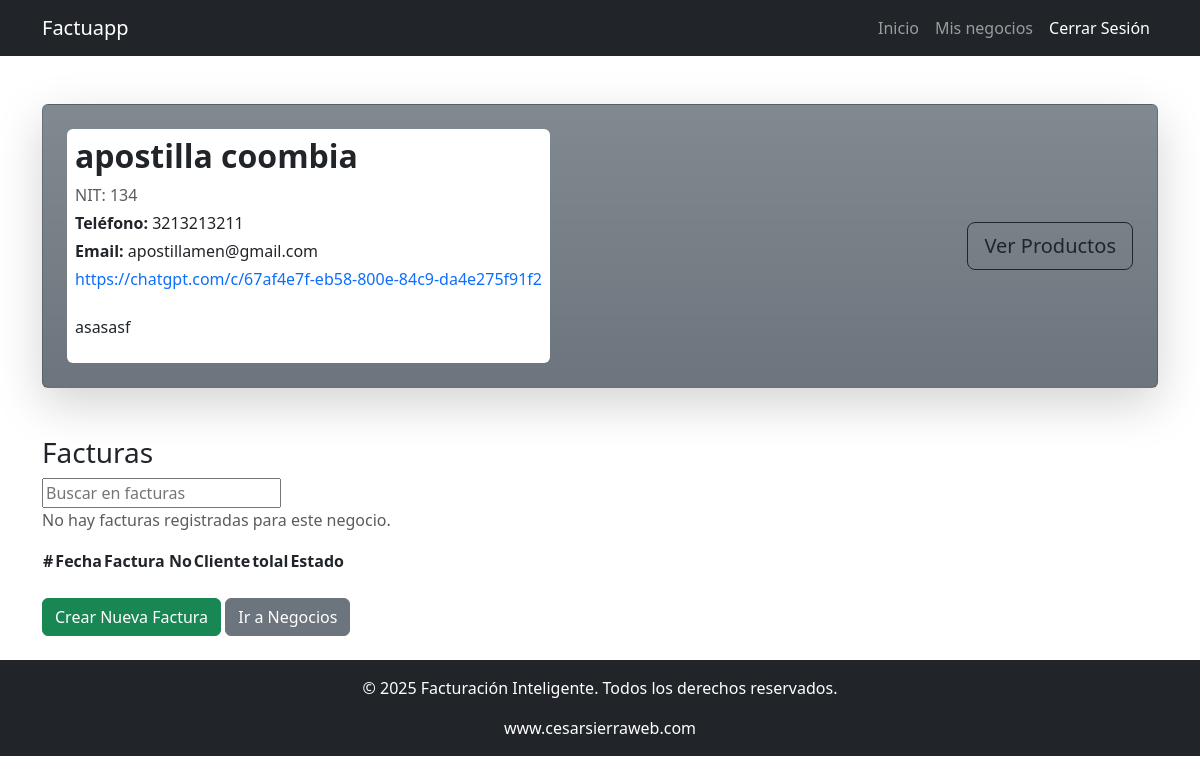
Screenshot of /facturapp/detalle_negocio/1/ (signed in) with the database file from the repository.
### apps/factura/models.py (models this page shows, shortened)
class Negocio(models.Model):
    razonSocial = models.CharField('Nombre', max_length=100, blank=False, null=False)
    nit = models.CharField('NIT', max_length=100, blank=False, null=False)
    logo = models.ImageField('Logo', upload_to='negocio_logo/', max_length=200, blank=True, null=True)
    descripcion = models.CharField('Descripción', max_length=100, blank=False, null=False)
    sitioweb = models.URLField('Sitio web', blank=True, null=True)
    telefono = models.CharField('Teléfono', max_length=100, blank=True, null=True)
    email = models.EmailField('Correo electrónico', max_length=30, unique=True)
    fechaCreacion = models.DateTimeField('Fecha de creación', auto_now_add=True)
    propietario = models.ForeignKey(Usuario, on_delete=models.CASCADE, blank=False, null=False)
    class Meta:
        verbose_name_plural = "Negocios"
        ordering = ['id']
        verbose_name = "Negocio"

### apps/factura/views.py (the view)
# urls.py: path('detalle_negocio/<int:negocio_id>/', DetailNegocio.as_view(), name='detalle_negocio'),
class DetailNegocio(LoginRequiredMixin, DetailView):
    model = Negocio
    template_name = 'detalle_negocio.html'
    pk_url_kwarg = 'negocio_id'
    def get_context_data(self, **kwargs):
        context = super().get_context_data(**kwargs)
        context['detalles'] = DetalleFactura.objects.filter(producto__negocio=self.object)
        return context

### apps/factura/templates/detalle_negocio.html (shortened to what this page needs)
{% extends 'index.html' %}
{% block index %}
<div class="container mt-5">
    <div class="card bg-secondary bg-gradient shadow-lg p-4">
        <div class="d-flex justify-content-between align-items-center">
            <div class="card border-0 p-2" >
                <h2 class="fw-bold">{{ negocio.razonSocial }}</h2>
                <p class="text-muted mb-1">NIT: {{ negocio.nit }}</p>
                <p class="mb-1"><strong>Teléfono:</strong> {{ negocio.telefono }}</p>
                <p class="mb-1"><strong>Email:</strong> {{ negocio.email }}</p>
                {% if negocio.sitioweb %}
                    <p><a href="{{ negocio.sitioweb }}" target="_blank" class="text-decoration-none">{{ negocio.sitioweb }}</a></p>
                {% endif %}
                <p class="mt-2">{{ negocio.descripcion }}</p>
            </div>
            <div class="right">
                <a href="{% url 'factura:inicio_productos' negocio.id %}" class="btn btn-outline-dark bg-gradient btn-lg">Ver Productos</a>
            </div>
        </div>
    </div>
    <div class="mt-5">
        <div class="table-container">
            <h3>Facturas</h3>
            <div class="busqueda_exportar_respuestas">
                <input type="text" id="publicSearch" placeholder="Buscar en facturas">
            </div>
            <table id="publicTable">
                <thead>
                    <tr>
                        <th>#</th>
                        <th>Fecha</th>
                        <th>Factura No</th>
                        <th>Cliente</th>
                        <th>tolal</th>
                        <th>Estado</th>
                    </tr>
                </thead>
                <tbody>
                    {% for factura in facturas %}
                    <tr>
                        <td>{{ factura.fecha}}</td>
                        <td>{{ factura.numeroFactura}}</td>
                        <td>{{ factura.nombreCliente}}</td>
                        <td>{{ factura.total}}</td>
                        {% if factura.pagado %}
                        <td>Pago</td>
                        {% else %}
                        <td>Pendiente</td>
                        {% endif %}
                    </tr>
                    {% empty %}
                    <p class="text-muted">No hay facturas registradas para este negocio.</p>
                    {% endfor %}
                </tbody>
            </table>
        </div>
    </div>
    <div class="my-4">
        <a href="{% url 'factura:crear_factura' negocio.id %}" class="btn btn-success">Crear Nueva Factura</a>
        <a href="{% url 'factura:inicio_negocios' %}" class="btn btn-secondary">Ir a Negocios</a>
    </div>
</div>
{% endblock index %}

### static/css/style.css (style rules this page uses)
html, body { height: 100%; margin: 0; }

### rows the page displays
Negocio: razonSocial "apostilla coombia", nit "134", telefono "3213213211", email "apostillamen@gmail.com", sitioweb "https://chatgpt.com/c/67af4e7f-eb58-800e-84c9-da4e275f91f2", descripcion "asasasf"
